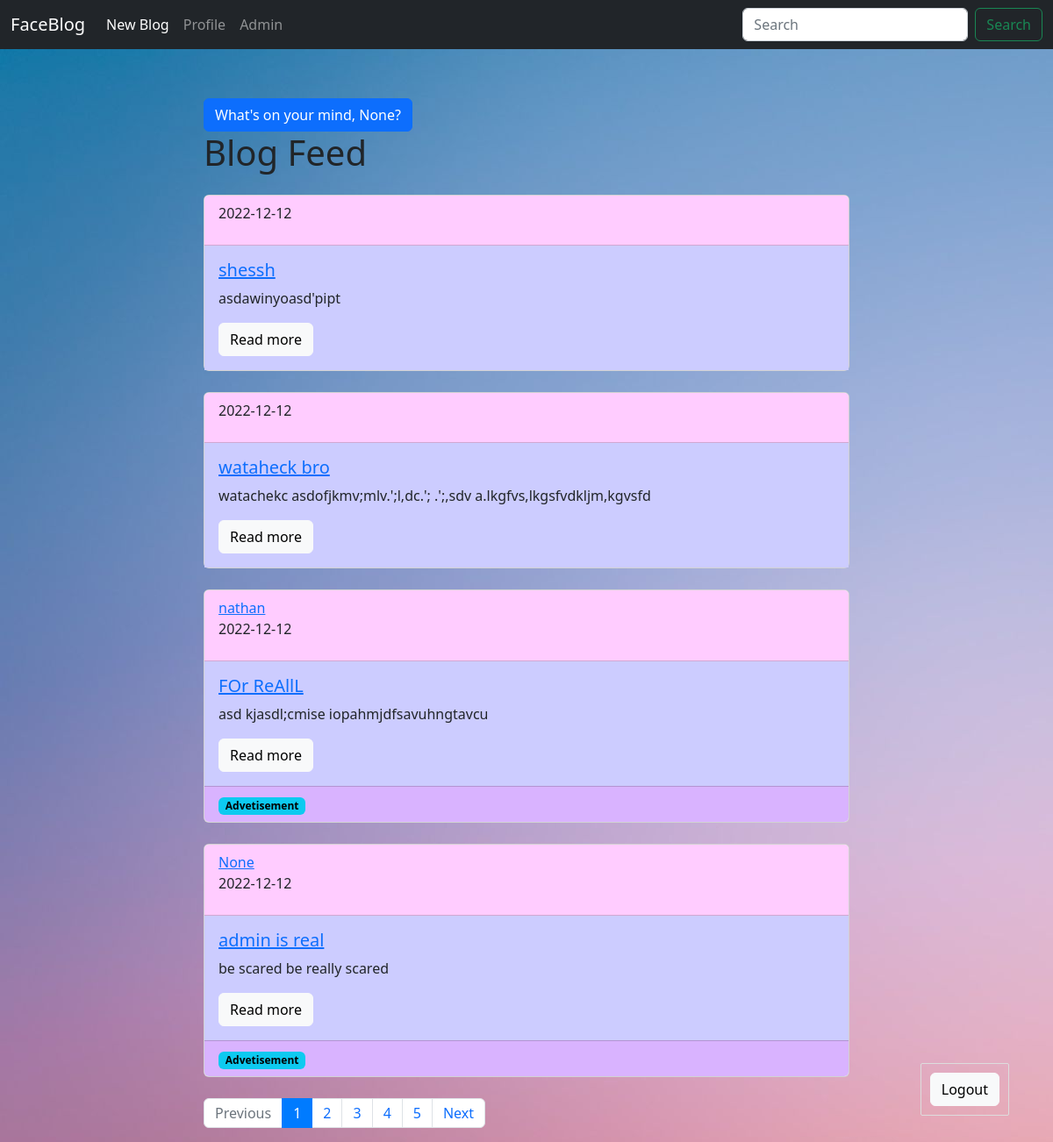
/blog/ (signed in), run on the app's committed database.
### models.py (models this page shows, shortened)
class User(db.Model, UserMixin):
    id = db.Column(db.Integer, primary_key=True)
    firstname = db.Column(db.String(25))
    lastname = db.Column(db.String(25))
    fb_link = db.Column(db.String(100), unique=True)
    email = db.Column(db.String(100), unique=True)
    password = db.Column(db.String(225))
    active = db.Column(db.Boolean)
    roles = db.relationship('Role', secondary=roles_users, backref=db.backref('users'), lazy='dynamic')
    post = db.relationship('Post', backref='poster')

class Post(db.Model):
    id = db.Column(db.Integer, primary_key=True)
    title = db.Column(db.String(140))
    slug = db.Column(db.String(140), unique=True)
    body = db.Column(db.Text)
    created = db.Column(db.DateTime, default=datetime.now())
    tags = db.relationship('Tag', secondary=posts_tags, backref=db.backref('posts'), lazy='dynamic')
    poster_id = db.Column(db.Integer, db.ForeignKey('user.id'))

class Tag(db.Model):
    id = db.Column(db.Integer, primary_key=True)
    title = db.Column(db.String(140))
    slug = db.Column(db.String(140), unique=True)

### posts/blueprint.py (the view)
@posts.route('/')
def posts_list():
    q = request.args.get('q')
    if q:
        posts = Post.query.filter(Post.title.contains(q) | Post.body.contains(q))
    else:
        posts = Post.query.order_by(Post.created.asc())
    page = request.args.get('page')
    if page and page.isdigit():
        page = int(page)
    else:
        page = 1
    pages = posts.paginate(page=page, per_page=4)
    return render_template('posts/posts.html', posts=posts, pages=pages)

### posts/templates/posts/posts.html (shortened to what this page needs)
{% extends 'base.html' %}
{% block content %}
    {% if not pages.has_prev %}
    <div class="create-post">
        <a class="btn btn-primary mt-2 "href="{{ url_for('posts.post_create') }}">What's on your mind, {{current_user.firstname}}?</a>
    </div>
    {% endif %}
    <h1>Blog Feed</h1>
    {% for post in pages.items %}
        {% include 'posts/includes/card.html' %}
    {% endfor %}
    <nav aria-label="...">
        <ul class="pagination">
            <li class="page-item {% if not pages.has_prev %}disabled {% endif %}">
                <a class="page-link" href="./?page={{pages.prev_num}}">Previous</a>
            </li>
            {% for page in pages.iter_pages() %}
                <li class="page-item {% if page == pages.page %} active {% endif %}">
                <a class="page-link" href="./?page = {{ page }}">{{ page }}</a>
            </li>
            {% endfor %}
            <li class="page-item {% if not pages.has_next %}disabled {% endif %} ">
                <a class="page-link" href="./?page={{pages.next_num}}">
                    Next
                </a>
            </li>
        </ul>
    </nav>
{% endblock %}

### templates/base.html (shortened to what this page needs)
<!DOCTYPE html>
<html lang="en">
    <head>
        <link rel="stylesheet" href="https://cdn.jsdelivr.net/npm/bootstrap@4.3.1/dist/css/bootstrap.min.css">
        <link href="https://cdn.jsdelivr.net/npm/bootstrap@5.2.3/dist/css/bootstrap.min.css" rel="stylesheet">
        <link rel="stylesheet" href="/static/css/style.css">
    </head>
    <body >
    <nav class="navbar navbar-expand-lg navbar-dark bg-dark mb-5">
  <div class="container-fluid">
    <a class="navbar-brand" style="font-family:family=Sofia" href="{{ url_for('posts.posts_list') }}">FaceBlog</a>
    <div class="collapse navbar-collapse" id="navbarSupportedContent">
      <ul class="navbar-nav me-auto mb-2 mb-lg-0">
        <li class="nav-item">
          <a class="nav-link active" aria-current="page" href="{{ url_for('posts.post_create') }}">New Blog</a>
        </li>
          <div class="collapse navbar-collapse">
            <ul class="navbar-nav me-auto mb-2 mb-lg-0">
                <li class="nav-item">
                    <a class="nav-link" href="{{ url_for('user_profile') }}">Profile</a>
                </li>
            </ul>
        </div>
          {% if current_user.has_role('admin') %}
        <li class="nav-item">
          <a class="nav-link" href="/admin">Admin</a>
        </li>
          {% endif %}
      </ul>
      <form class="d-flex" role="search" method='GET'>
        <input class="form-control me-2" type="search" placeholder="Search" name="q">
        <button class="btn btn-outline-success" type="submit">Search</button>
      </form>
    </div>
  </div>
</nav>
    <div class="container">
        <div class="row">
            <div class="col-8 mx-auto">
                {% block content%}
                {% endblock %}
            </div>
        </div>
    </div>
    <div class="login-panel">
        {% if current_user.is_authenticated %}
            <a href="{{ url_for('security.logout')}}" class="btn btn-light">Logout</a>
        {% else %}
            <a href="{{ url_for('security.login') }}" class="btn btn-light">Login</a>
            <a href="{{ url_for('create_account') }}" class="btn btn-light">Register</a>
        {% endif %}
    </div>
    </body>
</html>

### posts/templates/posts/includes/card.html
<div class="card mt-4 mb-4">
            <div class="card-header">
                {% if post.poster.firstname == null %}
                <p class="align=right ">{{ post.created.date() }}</p>
                {% else %}
                <a class="link" href="{{ url_for('user_profile') }}">{{ post.poster.firstname }}</a> <p class="align=right ">{{ post.created.date() }}</p>
                {% endif %}
            </div>
            <div class="card-body ">
                <h5 class="card-title">
                    <a href="{{ url_for('posts.post_detail', slug=post.slug) }}">{{post.title}}</a>
                </h5>
                <p class="card-text"> {{post.body}} </p>
                <a href=" {{url_for('posts.post_detail', slug=post.slug)}} " class="btn btn-light">Read more</a>
            </div>
            {% if post.tags.count() %}
                <div class="card-footer text-muted">
                    {% for tag in post.tags %}
                    <a href="{{ url_for('posts.tag_detail',slug=tag.slug) }}">
                        <span class="badge text-bg-info">
                            {{ tag.title }}
                        </span>
                    </a>
                    {% endfor %}
                </div>
            {% endif %}
        </div>

### static/css/style.css (style rules this page uses)
.login-panel { border:1px solid #dddddd; border-radius: 2px; position: fixed; right: 50px; bottom: 30px; padding: 10px; }
.card-header { background-color: #ffccff; }
.card-body { background-color: #ccccff; }
.card-footer { background-color:#d9b3ff; }

### templates/base.html (style rules this page uses)
body { background-image: url("/static/images/bg.jpg") }

### data on the page
User: firstname "None"
Post: created "2022-12-12", title "shessh", body "asdawinyoasd'pipt"
Post: created "2022-12-12", title "wataheck bro", body "watachekc asdofjkmv;mlv.';l,dc.'; .';,sdv a.lkgfvs,lkgsfvdkljm,kgvsfd"
Post: poster.firstname "nathan", created "2022-12-12", title "FOr ReAllL", body "asd kjasdl;cmise iopahmjdfsavuhngtavcu"
Tag: title "Advetisement"
Post: poster.firstname "None", created "2022-12-12", title "admin is real", body "be scared be really scared"

### other printed values
{{ page }} "1" "2" "3" "4" "5"
